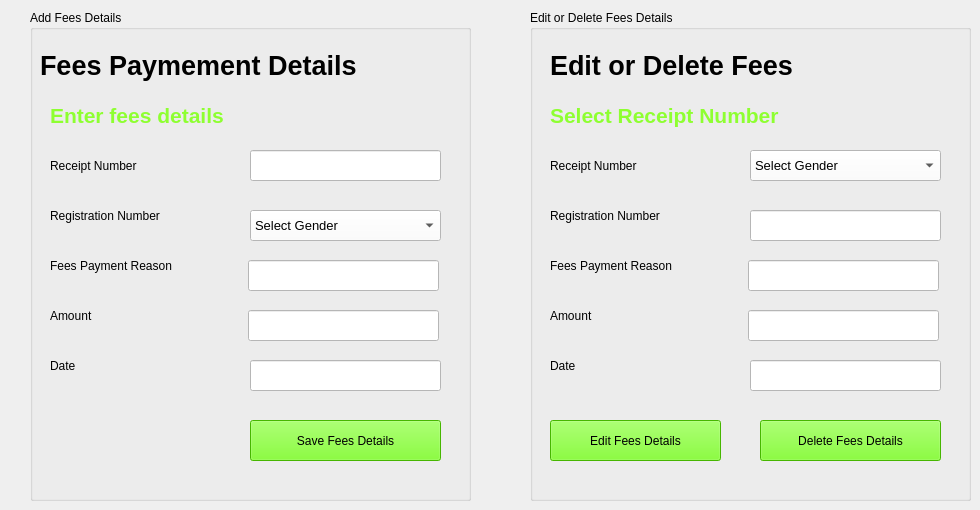
    <widget class="QWidget" name="tab_7">
     <attribute name="title">
      <string>Fees</string>
     </attribute>
     <widget class="QGroupBox" name="groupBox_5">
      <property name="geometry">
       <rect>
        <x>30</x>
        <y>10</y>
        <width>441</width>
        <height>491</height>
       </rect>
      </property>
      <property name="title">
       <string>Add Fees Details</string>
      </property>
      <widget class="QLabel" name="label_65">
       <property name="geometry">
        <rect>
         <x>20</x>
         <y>80</y>
         <width>261</width>
         <height>51</height>
        </rect>
       </property>
       <property name="font">
        <font>
         <pointsize>16</pointsize>
         <weight>75</weight>
         <bold>true</bold>
        </font>
       </property>
       <property name="styleSheet">
        <string notr="true">color: rgb(142, 255, 49);</string>
       </property>
       <property name="frameShadow">
        <enum>QFrame::Plain</enum>
       </property>
       <property name="text">
        <string>Enter fees details</string>
       </property>
      </widget>
      <widget class="QLabel" name="label_66">
       <property name="geometry">
        <rect>
         <x>10</x>
         <y>30</y>
         <width>411</width>
         <height>51</height>
        </rect>
       </property>
       <property name="font">
        <font>
         <family>MS Shell Dlg 2</family>
         <pointsize>20</pointsize>
         <weight>75</weight>
         <bold>true</bold>
        </font>
       </property>
       <property name="text">
        <string>Fees Paymement Details</string>
       </property>
      </widget>
      <widget class="QLabel" name="label_67">
       <property name="geometry">
        <rect>
         <x>20</x>
         <y>140</y>
         <width>191</width>
         <height>31</height>
        </rect>
       </property>
       <property name="styleSheet">
        <string notr="true">font: 12pt &quot;MS Shell Dlg 2&quot;;</string>
       </property>
       <property name="text">
        <string>Receipt Number</string>
       </property>
      </widget>
      <widget class="QComboBox" name="comboBox_13">
       <property name="geometry">
        <rect>
         <x>220</x>
         <y>200</y>
         <width>191</width>
         <height>31</height>
        </rect>
       </property>
       <property name="font">
        <font>
         <pointsize>10</pointsize>
        </font>
       </property>
       <property name="styleSheet">
        <string notr="true">background-color: rgb(255, 255, 255);</string>
       </property>
       <item>
        <property name="text">
         <string>Select Gender</string>
        </property>
       </item>
       <item>
        <property name="text">
         <string>Male</string>
        </property>
       </item>
       <item>
        <property name="text">
         <string>Female</string>
        </property>
       </item>
      </widget>
      <widget class="QLabel" name="label_69">
       <property name="geometry">
        <rect>
         <x>20</x>
         <y>240</y>
         <width>131</width>
         <height>31</height>
        </rect>
       </property>
       <property name="styleSheet">
        <string notr="true">font: 12pt &quot;MS Shell Dlg 2&quot;;</string>
       </property>
       <property name="text">
        <string>Fees Payment Reason</string>
       </property>
      </widget>
      <widget class="QLineEdit" name="lineEdit_34">
       <property name="geometry">
        <rect>
         <x>218</x>
         <y>250</y>
         <width>191</width>
         <height>31</height>
        </rect>
       </property>
       <property name="font">
        <font>
         <pointsize>10</pointsize>
        </font>
       </property>
       <property name="styleSheet">
        <string notr="true">background-color: rgb(255, 255, 255);</string>
       </property>
      </widget>
      <widget class="QLineEdit" name="lineEdit_35">
       <property name="geometry">
        <rect>
         <x>218</x>
         <y>300</y>
         <width>191</width>
         <height>31</height>
        </rect>
       </property>
       <property name="font">
        <font>
         <pointsize>10</pointsize>
        </font>
       </property>
       <property name="styleSheet">
        <string notr="true">background-color: rgb(255, 255, 255);</string>
       </property>
      </widget>
      <widget class="QLabel" name="label_70">
       <property name="geometry">
        <rect>
         <x>20</x>
         <y>290</y>
         <width>131</width>
         <height>31</height>
        </rect>
       </property>
       <property name="styleSheet">
        <string notr="true">font: 12pt &quot;MS Shell Dlg 2&quot;;</string>
       </property>
       <property name="text">
        <string>Amount</string>
       </property>
      </widget>
      <widget class="QLineEdit" name="lineEdit_36">
       <property name="geometry">
        <rect>
         <x>220</x>
         <y>350</y>
         <width>191</width>
         <height>31</height>
        </rect>
       </property>
       <property name="font">
        <font>
         <pointsize>10</pointsize>
        </font>
       </property>
       <property name="styleSheet">
        <string notr="true">background-color: rgb(255, 255, 255);</string>
       </property>
      </widget>
      <widget class="QLabel" name="label_71">
       <property name="geometry">
        <rect>
         <x>20</x>
         <y>340</y>
         <width>131</width>
         <height>31</height>
        </rect>
       </property>
       <property name="styleSheet">
        <string notr="true">font: 12pt &quot;MS Shell Dlg 2&quot;;</string>
       </property>
       <property name="text">
        <string>Date</string>
       </property>
      </widget>
      <widget class="QPushButton" name="pushButton_14">
       <property name="geometry">
        <rect>
         <x>220</x>
         <y>410</y>
         <width>191</width>
         <height>41</height>
        </rect>
       </property>
       <property name="styleSheet">
        <string notr="true">background-color: rgb(98, 255, 0);
font: 12pt &quot;MS Shell Dlg 2&quot;;</string>
       </property>
       <property name="text">
        <string>Save Fees Details</string>
       </property>
      </widget>
      <widget class="QLabel" name="label_68">
       <property name="geometry">
        <rect>
         <x>20</x>
         <y>190</y>
         <width>191</width>
         <height>31</height>
        </rect>
       </property>
       <property name="styleSheet">
        <string notr="true">font: 12pt &quot;MS Shell Dlg 2&quot;;</string>
       </property>
       <property name="text">
        <string>Registration Number</string>
       </property>
      </widget>
      <widget class="QLineEdit" name="lineEdit_37">
       <property name="geometry">
        <rect>
         <x>220</x>
         <y>140</y>
         <width>191</width>
         <height>31</height>
        </rect>
       </property>
       <property name="font">
        <font>
         <pointsize>10</pointsize>
        </font>
       </property>
       <property name="styleSheet">
        <string notr="true">background-color: rgb(255, 255, 255);</string>
       </property>
      </widget>
     </widget>
     <widget class="QGroupBox" name="groupBox_6">
      <property name="geometry">
       <rect>
        <x>530</x>
        <y>10</y>
        <width>441</width>
        <height>491</height>
       </rect>
      </property>
      <property name="title">
       <string>Edit or Delete Fees Details</string>
      </property>
      <widget class="QLabel" name="label_72">
       <property name="geometry">
        <rect>
         <x>20</x>
         <y>80</y>
         <width>321</width>
         <height>51</height>
        </rect>
       </property>
       <property name="font">
        <font>
         <pointsize>16</pointsize>
         <weight>75</weight>
         <bold>true</bold>
        </font>
       </property>
       <property name="styleSheet">
        <string notr="true">color: rgb(142, 255, 49);</string>
       </property>
       <property name="frameShadow">
        <enum>QFrame::Plain</enum>
       </property>
       <property name="text">
        <string>Select Receipt Number</string>
       </property>
      </widget>
      <widget class="QLabel" name="label_73">
       <property name="geometry">
        <rect>
         <x>20</x>
         <y>30</y>
         <width>341</width>
         <height>51</height>
        </rect>
       </property>
       <property name="font">
        <font>
         <family>MS Shell Dlg 2</family>
         <pointsize>20</pointsize>
         <weight>75</weight>
         <bold>true</bold>
        </font>
       </property>
       <property name="text">
        <string>Edit or Delete Fees</string>
       </property>
      </widget>
      <widget class="QLabel" name="label_74">
       <property name="geometry">
        <rect>
         <x>20</x>
         <y>140</y>
         <width>191</width>
         <height>31</height>
        </rect>
       </property>
       <property name="styleSheet">
        <string notr="true">font: 12pt &quot;MS Shell Dlg 2&quot;;</string>
       </property>
       <property name="text">
        <string>Receipt Number</string>
       </property>
      </widget>
      <widget class="QComboBox" name="comboBox_14">
       <property name="geometry">
        <rect>
         <x>220</x>
         <y>140</y>
         <width>191</width>
         <height>31</height>
        </rect>
       </property>
       <property name="font">
        <font>
         <pointsize>10</pointsize>
        </font>
       </property>
       <property name="styleSheet">
        <string notr="true">background-color: rgb(255, 255, 255);</string>
       </property>
       <item>
        <property name="text">
         <string>Select Gender</string>
        </property>
       </item>
       <item>
        <property name="text">
         <string>Male</string>
        </property>
       </item>
       <item>
        <property name="text">
         <string>Female</string>
        </property>
       </item>
      </widget>
      <widget class="QLabel" name="label_75">
       <property name="geometry">
        <rect>
         <x>20</x>
         <y>240</y>
         <width>131</width>
         <height>31</height>
        </rect>
       </property>
       <property name="styleSheet">
        <string notr="true">font: 12pt &quot;MS Shell Dlg 2&quot;;</string>
       </property>
       <property name="text">
        <string>Fees Payment Reason</string>
       </property>
      </widget>
      <widget class="QLineEdit" name="lineEdit_38">
       <property name="geometry">
        <rect>
         <x>218</x>
         <y>250</y>
         <width>191</width>
         <height>31</height>
        </rect>
       </property>
       <property name="font">
        <font>
         <pointsize>10</pointsize>
        </font>
       </property>
       <property name="styleSheet">
        <string notr="true">background-color: rgb(255, 255, 255);</string>
       </property>
      </widget>
      <widget class="QLineEdit" name="lineEdit_39">
       <property name="geometry">
        <rect>
         <x>218</x>
         <y>300</y>
         <width>191</width>
         <height>31</height>
        </rect>
       </property>
       <property name="font">
        <font>
         <pointsize>10</pointsize>
        </font>
       </property>
       <property name="styleSheet">
        <string notr="true">background-color: rgb(255, 255, 255);</string>
       </property>
      </widget>
      <widget class="QLabel" name="label_76">
       <property name="geometry">
        <rect>
         <x>20</x>
         <y>290</y>
         <width>131</width>
         <height>31</height>
        </rect>
       </property>
       <property name="styleSheet">
        <string notr="true">font: 12pt &quot;MS Shell Dlg 2&quot;;</string>
       </property>
       <property name="text">
        <string>Amount</string>
       </property>
      </widget>
      <widget class="QLineEdit" name="lineEdit_40">
       <property name="geometry">
        <rect>
         <x>220</x>
         <y>350</y>
         <width>191</width>
         <height>31</height>
        </rect>
       </property>
       <property name="font">
        <font>
         <pointsize>10</pointsize>
        </font>
       </property>
       <property name="styleSheet">
        <string notr="true">background-color: rgb(255, 255, 255);</string>
       </property>
      </widget>
      <widget class="QLabel" name="label_77">
       <property name="geometry">
        <rect>
         <x>20</x>
         <y>340</y>
         <width>131</width>
         <height>31</height>
        </rect>
       </property>
       <property name="styleSheet">
        <string notr="true">font: 12pt &quot;MS Shell Dlg 2&quot;;</string>
       </property>
       <property name="text">
        <string>Date</string>
       </property>
      </widget>
      <widget class="QPushButton" name="pushButton_15">
       <property name="geometry">
        <rect>
         <x>20</x>
         <y>410</y>
         <width>171</width>
         <height>41</height>
        </rect>
       </property>
       <property name="styleSheet">
        <string notr="true">background-color: rgb(98, 255, 0);
font: 12pt &quot;MS Shell Dlg 2&quot;;</string>
       </property>
       <property name="text">
        <string>Edit Fees Details</string>
       </property>
      </widget>
      <widget class="QLabel" name="label_78">
       <property name="geometry">
        <rect>
         <x>20</x>
         <y>190</y>
         <width>191</width>
         <height>31</height>
        </rect>
       </property>
       <property name="styleSheet">
        <string notr="true">font: 12pt &quot;MS Shell Dlg 2&quot;;</string>
       </property>
       <property name="text">
        <string>Registration Number</string>
       </property>
      </widget>
      <widget class="QLineEdit" name="lineEdit_41">
       <property name="geometry">
        <rect>
         <x>220</x>
         <y>200</y>
         <width>191</width>
         <height>31</height>
        </rect>
       </property>
       <property name="font">
        <font>
         <pointsize>10</pointsize>
        </font>
       </property>
       <property name="styleSheet">
        <string notr="true">background-color: rgb(255, 255, 255);</string>
       </property>
      </widget>
      <widget class="QPushButton" name="pushButton_16">
       <property name="geometry">
        <rect>
         <x>230</x>
         <y>410</y>
         <width>181</width>
         <height>41</height>
        </rect>
       </property>
       <property name="styleSheet">
        <string notr="true">background-color: rgb(98, 255, 0);
font: 12pt &quot;MS Shell Dlg 2&quot;;</string>
       </property>
       <property name="text">
        <string>Delete Fees Details</string>
       </property>
      </widget>
     </widget>
    </widget>
